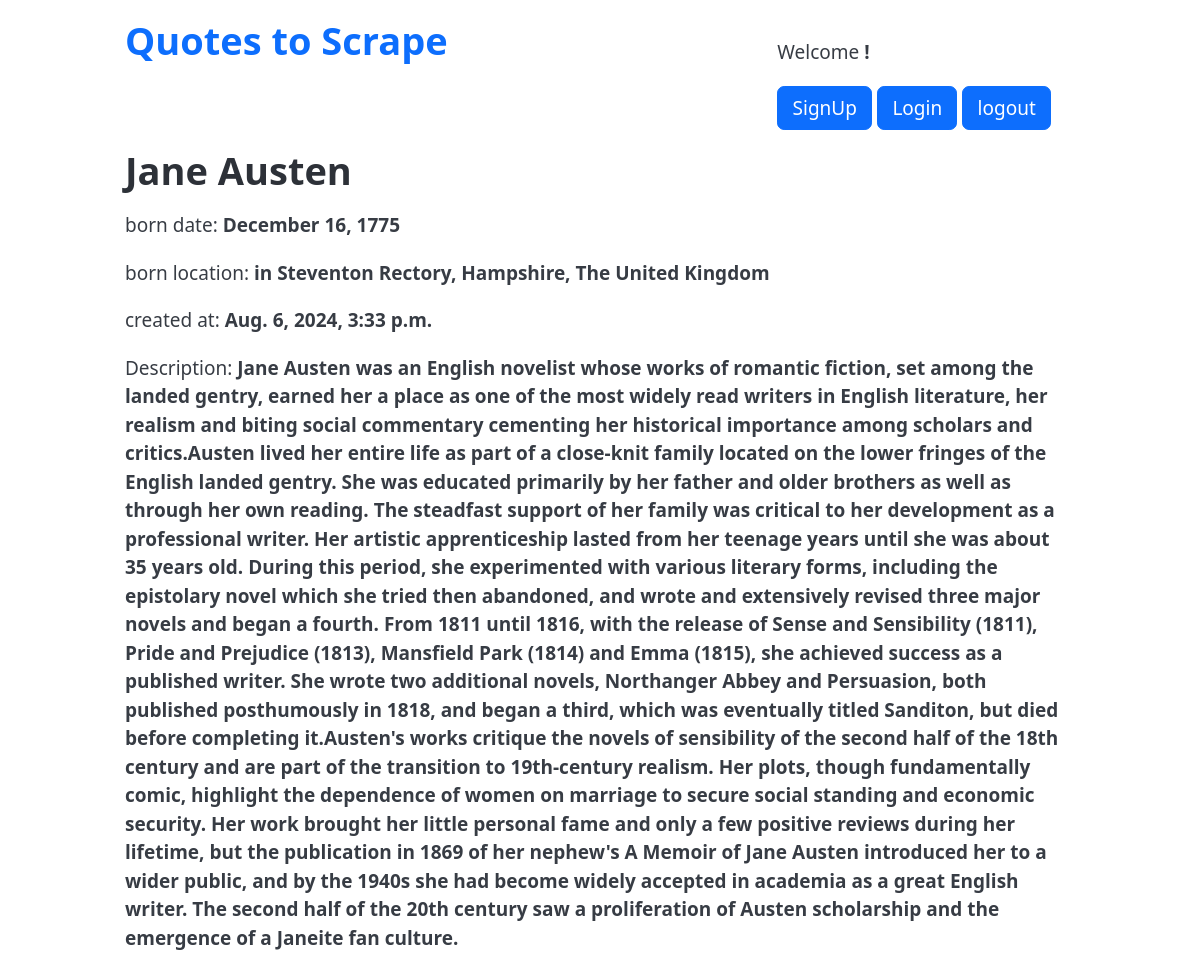
Screenshot of /detail_author/4 with the database file from the repository.
### quoteapp/models.py (models this page shows)
class Quote(models.Model):
    quote = models.TextField()
    tags = models.ManyToManyField(Tag)
    author = models.ForeignKey(Author, on_delete=models.CASCADE, default=None, null=True)
    created_at = models.DateTimeField(auto_now_add=True)

class Author(models.Model):
    fullname = models.CharField(max_length=50)
    born_date = models.CharField(max_length=50)
    born_location = models.CharField(max_length=150)
    description = models.TextField()
    created_at = models.DateTimeField(auto_now_add=True)

### quoteapp/views.py (the view)
# urls.py: path('detail_author/<int:quote_id>', views.detail_author, name="detail_author"),
def detail_author(request, quote_id):
    quote = get_object_or_404(Quote, pk=quote_id)
    return render(request, 'quoteapp/detail_author.html', {"quote": quote})

### quoteapp/templates/quoteapp/detail_author.html
{% extends "quoteapp/base.html" %} {% load extract_tags %} {% block content %}
<h1>{{quote.author.fullname}}</h1>
<p>born date: <b>{{quote.author.born_date}}</b></p>
<p>born location: <b>{{quote.author.born_location}}</b></p>
<p>created at: <b>{{quote.author.created_at}}</b></p>
<p>Description: <b>{{quote.author.description}}</b></p>
{% endblock %}

### rows the page displays
Quote: author.fullname "Jane Austen", author.born_date "December 16, 1775", author.born_location "in Steventon Rectory, Hampshire, The United Kingdom", author.created_at "Aug. 6, 2024, 3:33 p.m.", author.description "Jane Austen was an English novelist whose works of romantic fiction, set among the landed gentry, earned her a place as one of the most widely read writers in English literature, her realism and biting social commentary cementing her historical importance among scholars and critics.Austen lived her entire life as part of a close-knit family located on the lower fringes of the English landed gentry. She was educated primarily by her father and older brothers as well as through her own reading. The steadfast support of her family was critical to her development as a professional writer. Her artistic apprenticeship lasted from her teenage years until she was about 35 years old. During this…"
